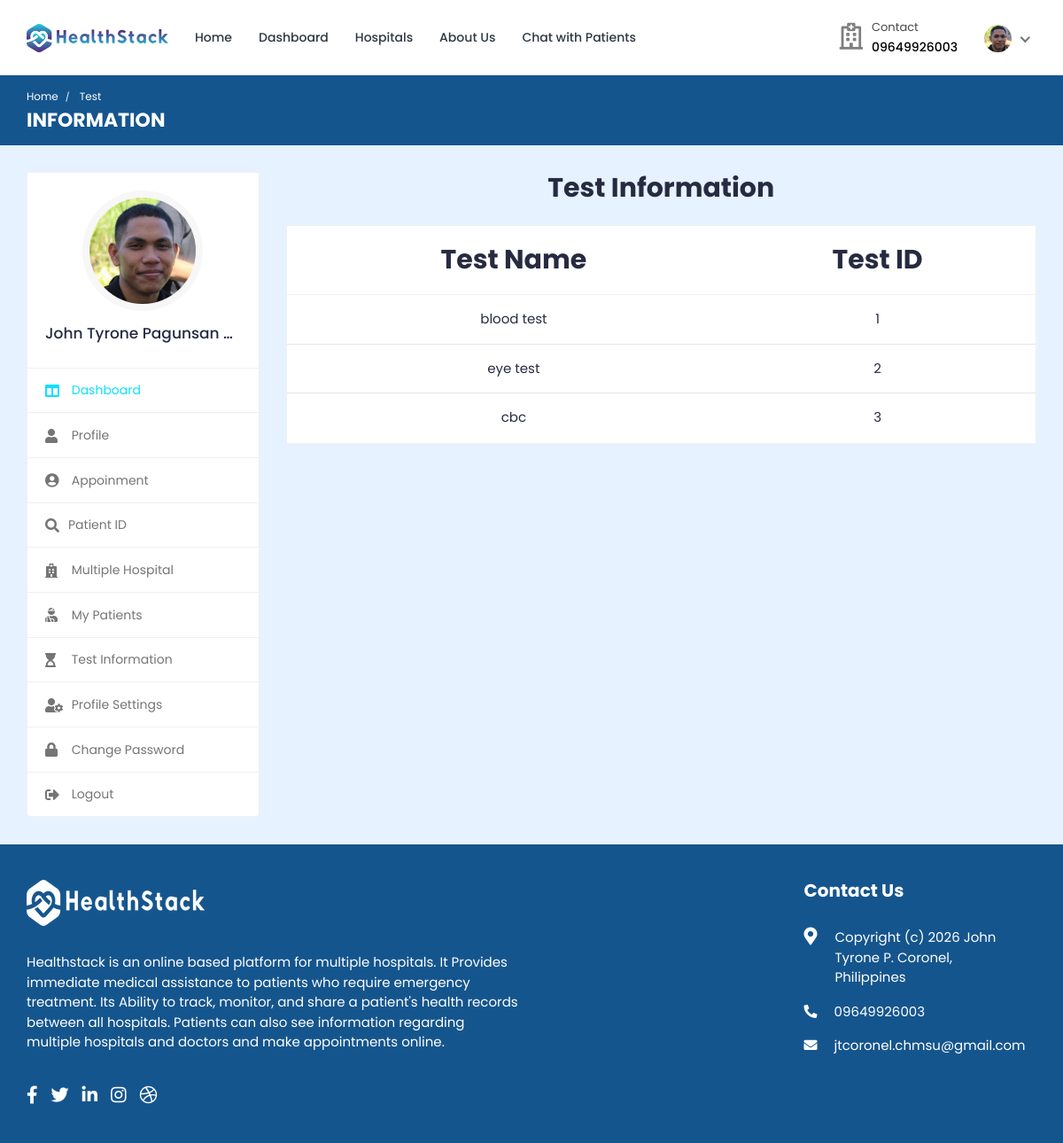
Screenshot of /doctor/doctor-test-list/ (signed in) with the database file from the repository.
### doctor/models.py (models this page shows, shortened)
class Doctor_Information(models.Model):
    DOCTOR_TYPE = (
        ('Cardiologists', 'Cardiologists'),
        ('Neurologists', 'Neurologists'),
        ('Pediatricians', 'Pediatricians'),
        ('Physiatrists', 'Physiatrists'),
        ('Dermatologists', 'Dermatologists'),
    )
    doctor_id = models.AutoField(primary_key=True)
    user = models.OneToOneField(User, on_delete=models.CASCADE, null=True, blank=True, related_name='profile')
    name = models.CharField(max_length=200, null=True, blank=True)
    username = models.CharField(max_length=200, null=True, blank=True)
    gender = models.CharField(max_length=200, null=True, blank=True)
    description = models.TextField(max_length=1000, null=True, blank=True)
    department = models.CharField(max_length=200, choices=DOCTOR_TYPE, null=True, blank=True)
    department_name = models.ForeignKey(hospital_department, on_delete=models.SET_NULL, null=True, blank=True)
    specialization = models.ForeignKey(specialization, on_delete=models.SET_NULL, null=True, blank=True)
    featured_image = models.ImageField(upload_to='doctors/', default='doctors/user-default.png', null=True, blank=True)
    certificate_image = models.ImageField(upload_to='doctors_certificate/', default='doctors_certificate/default.png', null=True, blank=True)
    email = models.EmailField(max_length=200, null=True, blank=True)
    phone_number = models.CharField(max_length=200, null=True, blank=True)
    nid = models.CharField(max_length=200, null=True, blank=True)
    visiting_hour = models.CharField(max_length=200, null=True, blank=True)
    consultation_fee = models.IntegerField(null=True, blank=True)
    report_fee = models.IntegerField(null=True, blank=True)
    dob = models.CharField(max_length=200, null=True, blank=True)
    institute = models.CharField(max_length=200, null=True, blank=True)
    degree = models.CharField(max_length=200, null=True, blank=True)
    completion_year = models.CharField(max_length=200, null=True, blank=True)
    work_place = models.CharField(max_length=200, null=True, blank=True)
    designation = models.CharField(max_length=200, null=True, blank=True)
    start_year = models.CharField(max_length=200, null=True, blank=True)
    end_year = models.CharField(max_length=200, null=True, blank=True)
    register_status =  models.CharField(max_length=200, null=True, blank=True)
    hospital_name = models.ForeignKey(Hospital_Information, on_delete=models.SET_NULL, null=True, blank=True)

### hospital_admin/models.py (models this page shows, shortened)
class Test_Information(models.Model):
    test_id = models.AutoField(primary_key=True)
    test_name = models.CharField(max_length=200, null=True, blank=True)
    test_price = models.CharField(max_length=200, null=True, blank=True)

### doctor/views.py (the view)
# urls.py: path('doctor-test-list/', views.doctor_test_list, name='doctor-test-list'),
@csrf_exempt
@login_required(login_url="login")
def doctor_test_list(request):
    if request.user.is_authenticated and request.user.is_doctor:
        doctor = Doctor_Information.objects.get(user=request.user)
        tests = Test_Information.objects.all
        context = {'doctor': doctor, 'tests': tests}
        return render(request, 'doctor-test-list.html', context)
    elif request.user.is_authenticated and request.user.is_patient:
        patient = Patient.objects.get(user=request.user)
        tests = Test_Information.objects.all
        context = {'patient': patient, 'tests': tests}
        return render(request, 'doctor-test-list.html', context)
    else:
        logout(request)
        messages.info(request, 'Not Authorized')
        return render(request, 'doctor-login.html')

### templates/doctor-test-list.html (shortened to what this page needs)
{% load static %}
<!DOCTYPE html>
<html lang="en">
  <head>
    <link
      rel="stylesheet"
      href="{% static 'HealthStack-System/css/Normal/bootstrap.min.css' %}"
    />
    <link
      rel="stylesheet"
      href="{% static 'HealthStack-System/plugins/Normal/fontawesome/css/fontawesome.min.css' %}"
    />
    <link
      rel="stylesheet"
      href="{% static 'HealthStack-System/plugins/Normal/fontawesome/css/all.min.css' %}"
    />
    <link
      rel="stylesheet"
      href="{% static 'HealthStack-System/css/Normal/style.css' %}"
    />
  </head>
  <body>
  {% if user.is_authenticated %}
    <div class="main-wrapper">
      <header class="header">
				{% if user.is_authenticated and user.is_doctor %}
				{% include 'doctor-navbar.html' %}
				{% endif %}
      </header>
      <div class="breadcrumb-bar">
        <div class="container-fluid">
          <div class="row align-items-center">
            <div class="col-md-12 col-12">
              <nav aria-label="breadcrumb" class="page-breadcrumb">
                <ol class="breadcrumb">
									{% if user.is_authenticated and user.is_doctor %}
									<li class="breadcrumb-item"><a href="{% url 'doctor-dashboard' %}">Home</a></li>
									{% endif %}
                  <li class="breadcrumb-item active" aria-current="page">
                    Test
                  </li>
                </ol>
              </nav>
              <h2 class="breadcrumb-title">INFORMATION</h2>
            </div>
          </div>
        </div>
      </div>
      <div class="content">
        <div class="container-fluid">
          <div class="row">
            <div class="col-md-5 col-lg-4 col-xl-3 theiaStickySidebar">
              <div>
								{% if user.is_authenticated and user.is_doctor %}
								{% include 'doctor-sidebar.html' %}
								{% endif %}
              </div>
            </div>
            <div class="col-md-7 col-lg-8 col-xl-9">
              <div class="row">
                <div class="col-md-12">
                  <h2 class="mb-4 text-center"><b>Test Information</b></h2>
                  <div class="appointment-tab">
                      <div class="tab-pane" id="today-appointments">
                        <div class="card card-table mb-0">
                          <div class="card-body">
                            <div class="table-responsive">
                              <table
                                class="table table-hover table-center mb-0 text-center"
                              >
                                <thead style="font-size: 30px;">
                                  <tr>
                                    <th>Test Name</th>
                                    <th>Test ID</th>
                                  </tr>
                                </thead>
                                <tbody>
                                  {% for t in tests %}
                                  <tr>
                                    <td> {{t.test_name}}</td>
                                    <td>{{t.test_id}}</td>
                                  </tr>
                                  {% endfor %}
                                </tbody>
                              </table>
                            </div>
                          </div>
                        </div>
                      </div>
                    </div>
                  </div>
                </div>
              </div>
            </div>
          </div>
        </div>
      </div>
      {% include 'footer.html' %}
  {% else %}
  <p> You are not logged in </p>
  {% endif %}
  </body>
</html>

### templates/doctor-navbar.html (shortened to what this page needs)
{% load static %}
<nav class="navbar navbar-expand-lg header-nav">
  <div class="navbar-header">
    <a href="{% url 'hospital_home'%}" class="navbar-brand logo">
      <img
        src="{% static 'HealthStack-System/images/Normal/logo.jpg' %}"
        class="img-fluid"
        alt="Logo"
      />
    </a>
  </div>
  <div class="main-menu-wrapper">
    <ul class="main-nav">
      <li>
        <a href="{% url 'hospital_home'%}">Home</a>
      </li>
      <li>
        <a href="{% url 'doctor-dashboard'%}">Dashboard</a>
      </li>
      <li><a href="{% url 'multiple-hospital' %}" style="text-decoration: none;">Hospitals</a></li>
      <li>
        <a href="{% url 'about-us'%}">About Us</a>
      </li>
      <li>
        <a href="{% url 'chat-home' pk=user.id %}">Chat with Patients</a>
      </li>
    </ul>
  </div>
  <ul class="nav header-navbar-rht">
    <li class="nav-item contact-item">
      <div class="header-contact-img">
        <i class="far fa-hospital"></i>
      </div>
      <div class="header-contact-detail">
        <p class="contact-header">Contact</p>
        {% include 'includes/contact-phone.html' %}
      </div>
    </li>
    <li class="nav-item dropdown has-arrow logged-item">
      <a href="#" class="dropdown-toggle nav-link" data-toggle="dropdown">
        <span class="user-img">
          <img
            class="rounded-circle"
            src="{{ doctor.featured_image.url }}"
            width="31"
            alt="Darren Elder"
          />
        </span>
      </a>
    </li>
  </ul>
</nav>

### templates/includes/contact-phone.html
{% if user.is_authenticated and user.is_patient and user.patient.phone_number %}
{% with phone=user.patient.phone_number|stringformat:"s" %}
<p class="contact-info-header">{% if phone|slice:":1" == "0" %}{{ phone }}{% else %}0{{ phone }}{% endif %}</p>
{% endwith %}
{% elif user.is_authenticated and user.is_doctor and user.profile.phone_number %}
{% with phone=user.profile.phone_number|stringformat:"s" %}
<p class="contact-info-header">{% if phone|slice:":1" == "0" %}{{ phone }}{% else %}0{{ phone }}{% endif %}</p>
{% endwith %}
{% elif user.is_authenticated and user.is_hospital_admin and user.hospital_admin.phone_number %}
{% with phone=user.hospital_admin.phone_number|stringformat:"s" %}
<p class="contact-info-header">{% if phone|slice:":1" == "0" %}{{ phone }}{% else %}0{{ phone }}{% endif %}</p>
{% endwith %}
{% elif patient.phone_number %}
{% with phone=patient.phone_number|stringformat:"s" %}
<p class="contact-info-header">{% if phone|slice:":1" == "0" %}{{ phone }}{% else %}0{{ phone }}{% endif %}</p>
{% endwith %}
{% elif doctor.phone_number %}
{% with phone=doctor.phone_number|stringformat:"s" %}
<p class="contact-info-header">{% if phone|slice:":1" == "0" %}{{ phone }}{% else %}0{{ phone }}{% endif %}</p>
{% endwith %}
{% else %}
<p class="contact-info-header">Not set</p>
{% endif %}

### templates/doctor-sidebar.html (shortened to what this page needs)
{% load static %}
<div class="profile-sidebar">
  <div class="widget-profile pro-widget-content">
    <div class="profile-info-widget">
      <a href="#" class="booking-doc-img">
        <img
          src="{{ doctor.featured_image.url }}"
          alt="User Image"
        />
      </a>
      <div class="profile-det-info">
        <h3>{{ doctor.name }}</h3>
      </div>
    </div>
  </div>
  <div class="dashboard-widget">
    <nav class="dashboard-menu sidebar">
      <ul>
        <li class="active">
          <a href="{% url 'doctor-dashboard' %}">
            <i class="fas fa-columns"></i>
            <span>Dashboard</span>
          </a>
        </li>
        <li>
        <a href="{% url 'doctor-profile' pk=doctor.doctor_id %}">
          <i class="fas fa-user"></i>
          <span>Profile</span>
        </a>
      </li>
        <li>
          <a href="{% url 'appointments'%}">
            <i class="fas fa-user-circle"></i>
            <span>Appoinment</span>
          </a>
        </li>
        <li class="nav-item has-submenu">
            <a href="#" class="nav-link"><i class="fas fa-search"></i><span>Patient ID</span></a>
        </li>
        <li>
          <a href="{% url 'multiple-hospital' %}">
            <i class="fas fa-hospital"></i>
            <span>Multiple Hospital</span>
          </a>
      </li>
        <li>
          <a href="{% url 'my-patients' %}">
            <i class="fas fa-user-injured"></i>
            <span>My Patients</span>
          </a>
        </li>
        <li>
          <a href="{% url 'doctor-test-list'%}" target="_blank">
            <i class="fas fa-hourglass-start"></i>
            <span>Test Information</span>
          </a>
        </li>
        <li>
          <a
            href="{% url 'doctor-profile-settings' %}"
          >
            <i class="fas fa-user-cog"></i>
            <span>Profile Settings</span>
          </a>
        </li>
        <li>
          <a href="{% url 'doctor-change-password' pk=user.id%}">
            <i class="fas fa-lock"></i>
            <span>Change Password</span>
          </a>
        </li>
        <li>
          <a href="{% url 'doctor-logout'%}">
            <i class="fas fa-sign-out-alt"></i>
            <span>Logout</span>
          </a>
        </li>
      </ul>
    </nav>
  </div>
</div>

### templates/includes/contact-phone-text.html
{% if user.is_authenticated and user.is_patient and user.patient.phone_number %}
{% with phone=user.patient.phone_number|stringformat:"s" %}{% if phone|slice:":1" == "0" %}{{ phone }}{% else %}0{{ phone }}{% endif %}{% endwith %}
{% elif user.is_authenticated and user.is_doctor and user.profile.phone_number %}
{% with phone=user.profile.phone_number|stringformat:"s" %}{% if phone|slice:":1" == "0" %}{{ phone }}{% else %}0{{ phone }}{% endif %}{% endwith %}
{% elif user.is_authenticated and user.is_hospital_admin and user.hospital_admin.phone_number %}
{% with phone=user.hospital_admin.phone_number|stringformat:"s" %}{% if phone|slice:":1" == "0" %}{{ phone }}{% else %}0{{ phone }}{% endif %}{% endwith %}
{% elif patient.phone_number %}
{% with phone=patient.phone_number|stringformat:"s" %}{% if phone|slice:":1" == "0" %}{{ phone }}{% else %}0{{ phone }}{% endif %}{% endwith %}
{% elif doctor.phone_number %}
{% with phone=doctor.phone_number|stringformat:"s" %}{% if phone|slice:":1" == "0" %}{{ phone }}{% else %}0{{ phone }}{% endif %}{% endwith %}
{% else %}
Not set
{% endif %}

### rows the page displays
Doctor_Information: phone_number "09649926003", featured_image (picture), name "John Tyrone Pagunsan…"
Test_Information: test_name "blood test", test_id "1"
Test_Information: test_name "eye test", test_id "2"
Test_Information: test_name "cbc", test_id "3"
